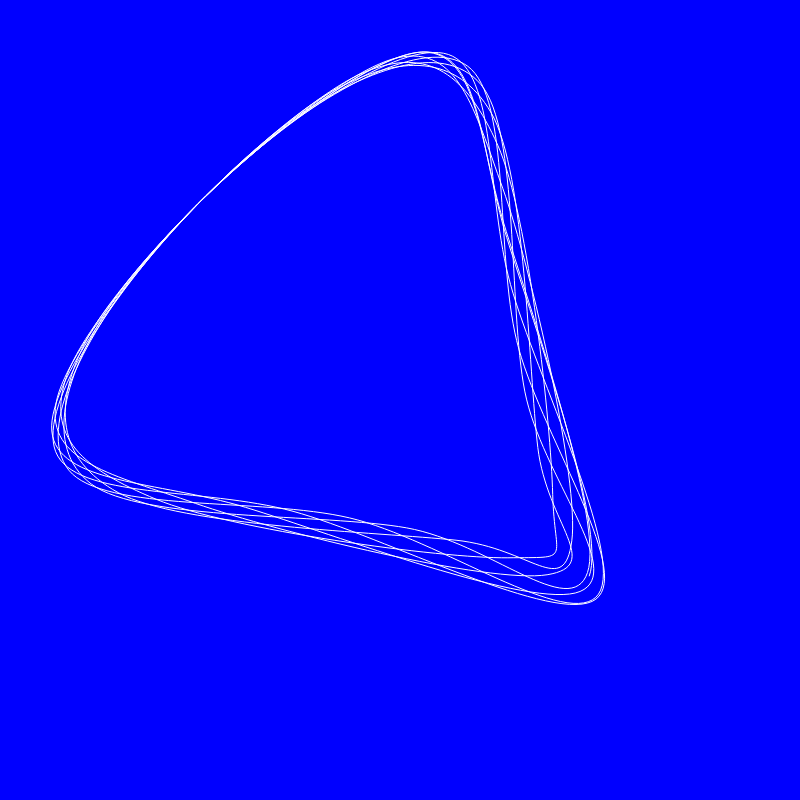
Frame 1 (no input)
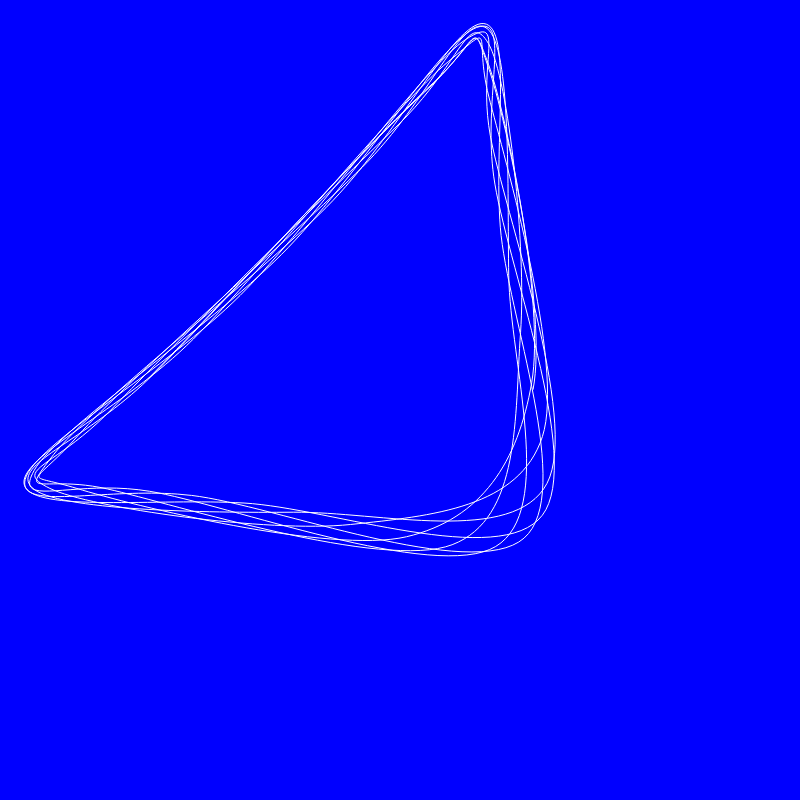
Frame 60 (no input)
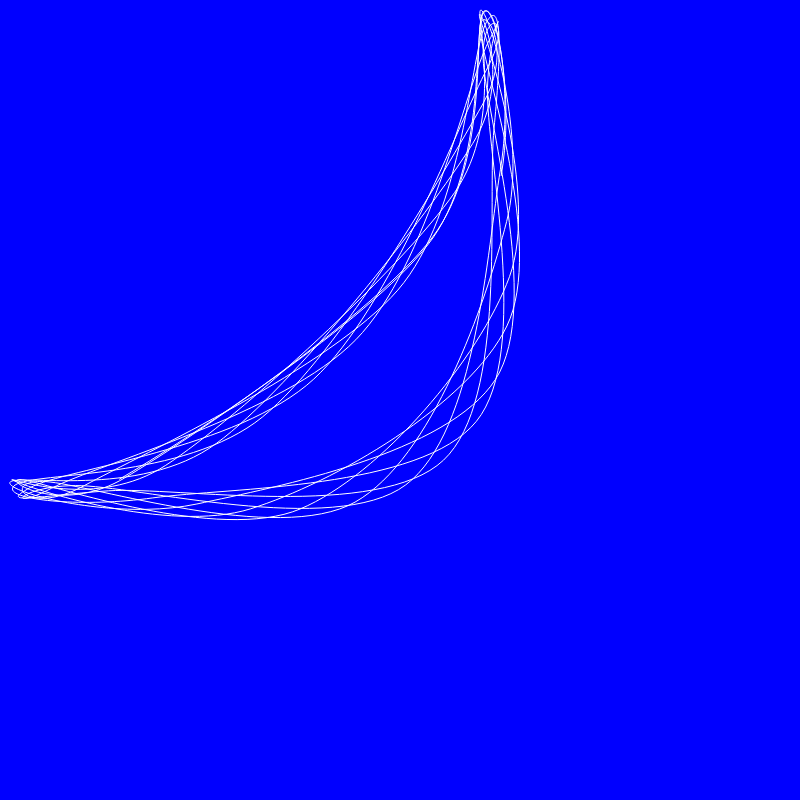
Frame 120 (the mouse pressed at the canvas centre since frame 60)

The p5.js sketch that drew these frames (run headless with seeded random() and noise() and a simulated clock; from frame 60 on, the mouse is pressed at the canvas centre):

// p5.js sketch
// ── sketch.js
let d;
let dir;
let acc;
let angle;

function setup() {
  	createCanvas(800, 800);
	d = 0;
	dir = createVector(0, 0);
	acc = createVector(random(-1, 1), random(-1, 1));
}

function draw() {
  	background(0, 0, 255);
	noFill();
	stroke(255);
	let r = 400;
	d+=0.01;
	let driver = sin(d);
	beginShape();
	translate(width/2, height/2);
	for (let i = 0; i < 50; i++) {
		let x = r * sin(i); 
		let y = r * cos(i + d);
		dir.x = 600 - x;
		dir.y = 600 - y;
		dir.normalize();
		curveVertex(x * dir.x, y * dir.y);	
	}
	endShape();
}
